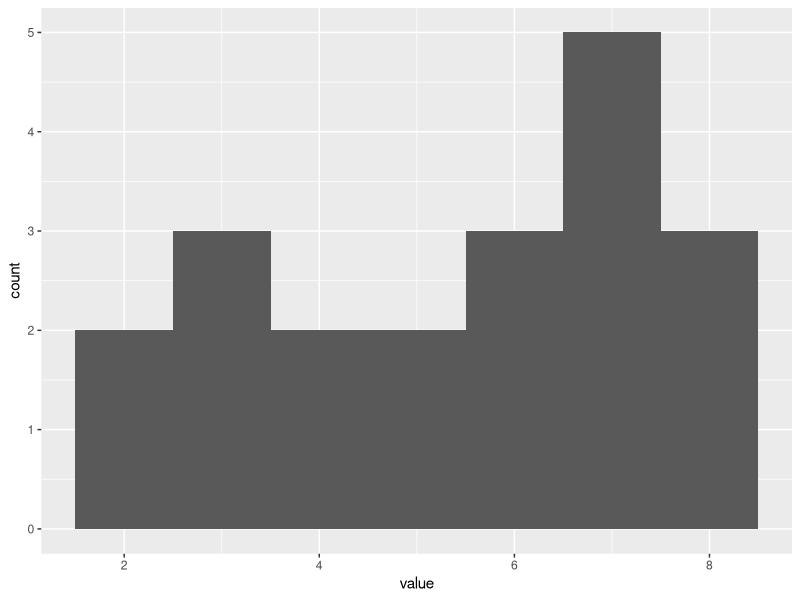
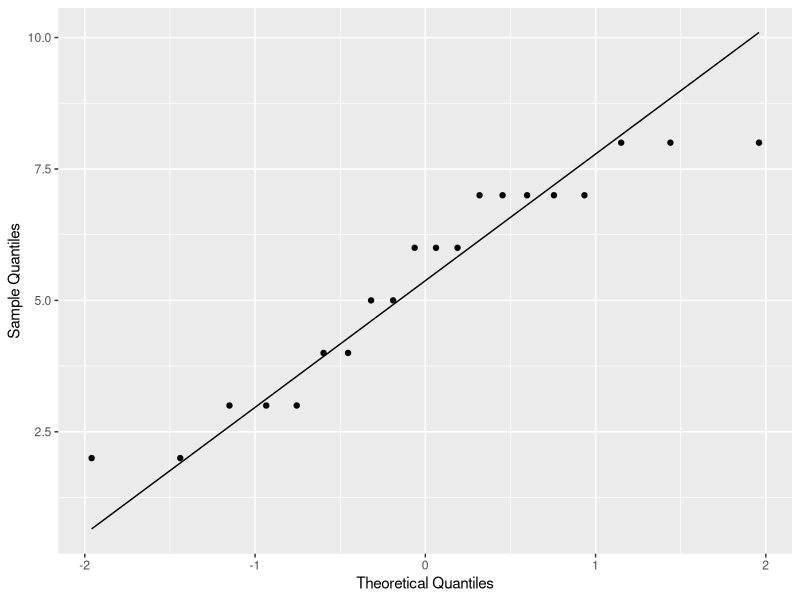
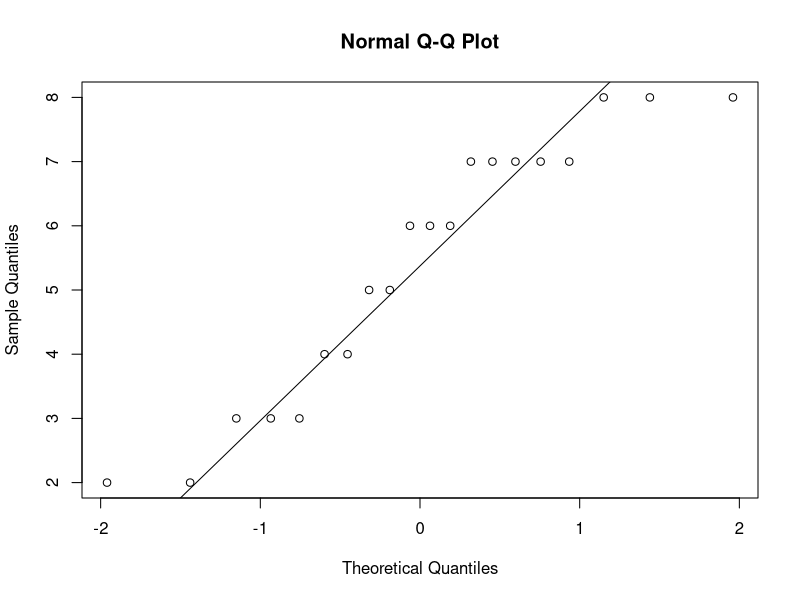

These figures' R source, in order:
## ---- chunk 1
library(tidyverse)
dgr01<-tibble(value=c(2,2,3,3,3,4,4,5,5,6,6,6,7,7,7,7,7,8,8,8))
## ---- chunk 2
ggplot(dgr01,aes(value))+
  geom_histogram(binwidth = 1)
## ---- chunk 3
ggplot(dgr01,aes(sample=value))+
  stat_qq()+
  stat_qq_line()+
  labs(x = "Theoretical Quantiles", y = "Sample Quantiles")
## ---- chunk 4
qqnorm(dgr01$value)
qqline(dgr01$value)
